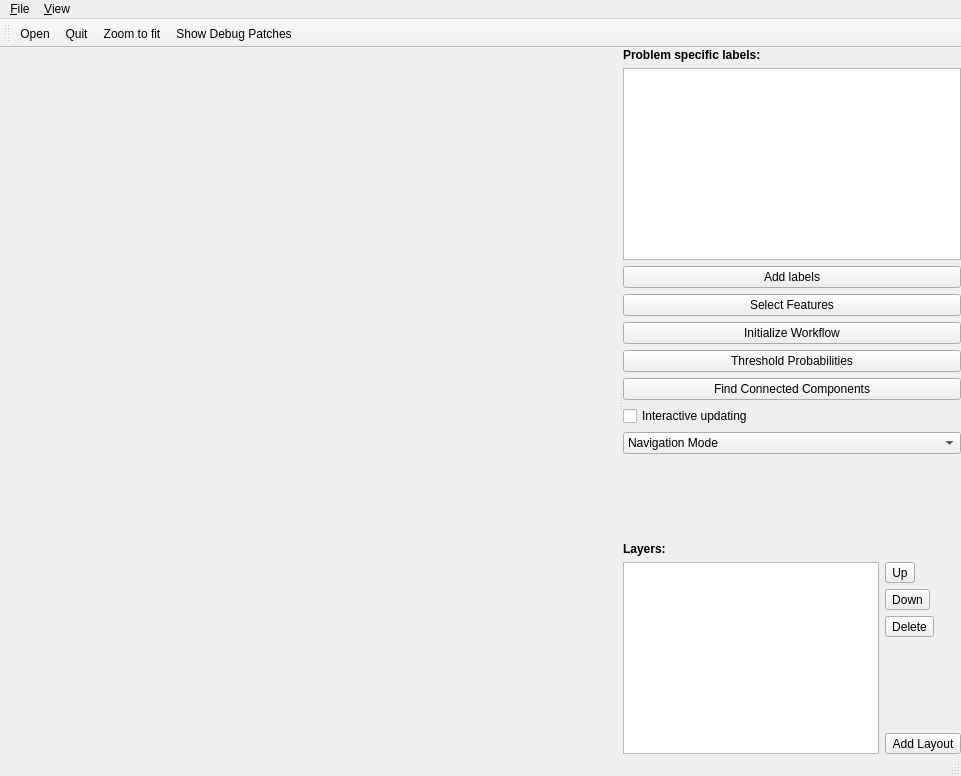
<?xml version="1.0" encoding="UTF-8"?>
<ui version="4.0">
 <class>ClassificationWorkflowWindow</class>
 <widget class="QMainWindow" name="ClassificationWorkflowWindow">
  <property name="geometry">
   <rect>
    <x>0</x>
    <y>0</y>
    <width>961</width>
    <height>776</height>
   </rect>
  </property>
  <property name="windowTitle">
   <string>Ilastik Classification Workflow</string>
  </property>
  <widget class="QWidget" name="centralwidget">
   <layout class="QVBoxLayout" name="verticalLayout_3">
    <property name="margin">
     <number>0</number>
    </property>
    <item>
     <widget class="QSplitter" name="splitter">
      <property name="orientation">
       <enum>Qt::Horizontal</enum>
      </property>
      <widget class="VolumeEditorWidget" name="volumeEditorWidget" native="true">
       <property name="sizePolicy">
        <sizepolicy hsizetype="Expanding" vsizetype="Expanding">
         <horstretch>99</horstretch>
         <verstretch>0</verstretch>
        </sizepolicy>
       </property>
      </widget>
      <widget class="QWidget" name="widget" native="true">
       <property name="sizePolicy">
        <sizepolicy hsizetype="Minimum" vsizetype="Minimum">
         <horstretch>0</horstretch>
         <verstretch>0</verstretch>
        </sizepolicy>
       </property>
       <layout class="QVBoxLayout" name="verticalLayout_2">
        <item>
         <widget class="QLabel" name="label">
          <property name="text">
           <string>&lt;b&gt;Problem specific labels:&lt;/b&gt;</string>
          </property>
         </widget>
        </item>
        <item>
         <widget class="LabelListView" name="labelListView">
          <property name="sizePolicy">
           <sizepolicy hsizetype="Minimum" vsizetype="Preferred">
            <horstretch>0</horstretch>
            <verstretch>0</verstretch>
           </sizepolicy>
          </property>
         </widget>
        </item>
        <item>
         <widget class="QPushButton" name="AddLabelButton">
          <property name="styleSheet">
           <string notr="true"/>
          </property>
          <property name="text">
           <string>Add labels</string>
          </property>
         </widget>
        </item>
        <item>
         <widget class="QPushButton" name="SelectFeaturesButton">
          <property name="sizePolicy">
           <sizepolicy hsizetype="Minimum" vsizetype="Fixed">
            <horstretch>0</horstretch>
            <verstretch>0</verstretch>
           </sizepolicy>
          </property>
          <property name="text">
           <string>Select Features</string>
          </property>
         </widget>
        </item>
        <item>
         <widget class="QPushButton" name="StartClassificationButton">
          <property name="sizePolicy">
           <sizepolicy hsizetype="Minimum" vsizetype="Fixed">
            <horstretch>0</horstretch>
            <verstretch>0</verstretch>
           </sizepolicy>
          </property>
          <property name="text">
           <string>Initialize Workflow</string>
          </property>
         </widget>
        </item>
        <item>
         <widget class="QPushButton" name="AddThresholdButton">
          <property name="text">
           <string>Threshold Probabilities</string>
          </property>
         </widget>
        </item>
        <item>
         <widget class="QPushButton" name="CCButton">
          <property name="text">
           <string>Find Connected Components</string>
          </property>
         </widget>
        </item>
        <item>
         <widget class="QCheckBox" name="checkInteractive">
          <property name="enabled">
           <bool>true</bool>
          </property>
          <property name="text">
           <string>Interactive updating</string>
          </property>
         </widget>
        </item>
        <item>
         <widget class="QComboBox" name="interactionComboBox">
          <property name="maxVisibleItems">
           <number>10</number>
          </property>
          <item>
           <property name="text">
            <string>Navigation Mode</string>
           </property>
          </item>
          <item>
           <property name="text">
            <string>Brushing Mode</string>
           </property>
          </item>
         </widget>
        </item>
        <item>
         <spacer name="verticalSpacer_2">
          <property name="orientation">
           <enum>Qt::Vertical</enum>
          </property>
          <property name="sizeHint" stdset="0">
           <size>
            <width>20</width>
            <height>10</height>
           </size>
          </property>
         </spacer>
        </item>
        <item>
         <widget class="QLabel" name="label_2">
          <property name="text">
           <string>&lt;b&gt;Layers:&lt;/b&gt;</string>
          </property>
         </widget>
        </item>
        <item>
         <widget class="QWidget" name="widget_2" native="true">
          <property name="sizePolicy">
           <sizepolicy hsizetype="Minimum" vsizetype="Preferred">
            <horstretch>0</horstretch>
            <verstretch>0</verstretch>
           </sizepolicy>
          </property>
          <layout class="QHBoxLayout" name="horizontalLayout">
           <property name="margin">
            <number>0</number>
           </property>
           <item>
            <widget class="LayerWidget" name="layerWidget">
             <property name="sizePolicy">
              <sizepolicy hsizetype="Expanding" vsizetype="Expanding">
               <horstretch>0</horstretch>
               <verstretch>0</verstretch>
              </sizepolicy>
             </property>
            </widget>
           </item>
           <item>
            <widget class="QWidget" name="widget_3" native="true">
             <layout class="QVBoxLayout" name="verticalLayout">
              <property name="margin">
               <number>0</number>
              </property>
              <item>
               <widget class="QToolButton" name="UpButton">
                <property name="toolTip">
                 <string>move layer up</string>
                </property>
                <property name="text">
                 <string>Up</string>
                </property>
                <property name="icon">
                 <iconset>
                  <normaloff>../icons/go-up.png</normaloff>../icons/go-up.png</iconset>
                </property>
               </widget>
              </item>
              <item>
               <widget class="QToolButton" name="DownButton">
                <property name="toolTip">
                 <string>move layer down</string>
                </property>
                <property name="text">
                 <string>Down</string>
                </property>
                <property name="icon">
                 <iconset>
                  <normaloff>../icons/go-down.png</normaloff>../icons/go-down.png</iconset>
                </property>
               </widget>
              </item>
              <item>
               <widget class="QToolButton" name="DeleteButton">
                <property name="toolTip">
                 <string>delete layer</string>
                </property>
                <property name="text">
                 <string>Delete</string>
                </property>
                <property name="icon">
                 <iconset>
                  <normaloff>../icons/list-remove.png</normaloff>../icons/list-remove.png</iconset>
                </property>
               </widget>
              </item>
              <item>
               <spacer name="verticalSpacer">
                <property name="orientation">
                 <enum>Qt::Vertical</enum>
                </property>
                <property name="sizeHint" stdset="0">
                 <size>
                  <width>20</width>
                  <height>40</height>
                 </size>
                </property>
               </spacer>
              </item>
              <item>
               <widget class="QToolButton" name="AddLayOutButton">
                <property name="toolTip">
                 <string>add new layer</string>
                </property>
                <property name="text">
                 <string>Add Layout</string>
                </property>
                <property name="icon">
                 <iconset>
                  <normaloff>../icons/list-add.png</normaloff>../icons/list-add.png</iconset>
                </property>
               </widget>
              </item>
             </layout>
            </widget>
           </item>
          </layout>
         </widget>
        </item>
       </layout>
      </widget>
     </widget>
    </item>
   </layout>
  </widget>
  <widget class="QMenuBar" name="menubar">
   <property name="geometry">
    <rect>
     <x>0</x>
     <y>0</y>
     <width>961</width>
     <height>21</height>
    </rect>
   </property>
   <widget class="QMenu" name="menuFile">
    <property name="title">
     <string>&amp;File</string>
    </property>
    <addaction name="actionOpen"/>
    <addaction name="actionQuit"/>
   </widget>
   <widget class="QMenu" name="menuView">
    <property name="title">
     <string>&amp;View</string>
    </property>
    <addaction name="actionFitToScreen"/>
    <addaction name="actionToggleAllHuds"/>
    <addaction name="actionCenterAllImages"/>
    <addaction name="actionShowDebugPatches"/>
    <addaction name="separator"/>
    <addaction name="actionOnly_for_current_view"/>
    <addaction name="actionFitImage"/>
    <addaction name="actionToggleSelectedHud"/>
    <addaction name="actionCenterImage"/>
    <addaction name="actionReset_zoom"/>
    <addaction name="actionRubberBandZoom"/>
   </widget>
   <addaction name="menuFile"/>
   <addaction name="menuView"/>
  </widget>
  <widget class="QStatusBar" name="statusbar"/>
  <widget class="QToolBar" name="toolBar">
   <property name="windowTitle">
    <string>toolBar</string>
   </property>
   <attribute name="toolBarArea">
    <enum>TopToolBarArea</enum>
   </attribute>
   <attribute name="toolBarBreak">
    <bool>false</bool>
   </attribute>
   <addaction name="actionOpen"/>
   <addaction name="actionQuit"/>
   <addaction name="actionFitToScreen"/>
   <addaction name="actionShowDebugPatches"/>
  </widget>
  <action name="actionOpen">
   <property name="icon">
    <iconset>
     <normaloff>../icons/document-open.png</normaloff>../icons/document-open.png</iconset>
   </property>
   <property name="text">
    <string>&amp;Open</string>
   </property>
   <property name="iconVisibleInMenu">
    <bool>true</bool>
   </property>
  </action>
  <action name="actionFitToScreen">
   <property name="icon">
    <iconset>
     <normaloff>../icons/view-fullscreen.png</normaloff>../icons/view-fullscreen.png</iconset>
   </property>
   <property name="text">
    <string>&amp;Zoom to &amp;fit</string>
   </property>
   <property name="toolTip">
    <string>Fit all</string>
   </property>
   <property name="iconVisibleInMenu">
    <bool>true</bool>
   </property>
  </action>
  <action name="actionQuit">
   <property name="icon">
    <iconset>
     <normaloff>../icons/process-stop.png</normaloff>../icons/process-stop.png</iconset>
   </property>
   <property name="text">
    <string>&amp;Quit</string>
   </property>
   <property name="iconVisibleInMenu">
    <bool>true</bool>
   </property>
  </action>
  <action name="actionShowDebugPatches">
   <property name="checkable">
    <bool>true</bool>
   </property>
   <property name="text">
    <string>&amp;Show Debug Patches</string>
   </property>
   <property name="shortcut">
    <string>Ctrl+D</string>
   </property>
   <property name="iconVisibleInMenu">
    <bool>false</bool>
   </property>
  </action>
  <action name="actionToggleAllHuds">
   <property name="text">
    <string>Toggle huds</string>
   </property>
   <property name="toolTip">
    <string>Hide or show all huds</string>
   </property>
  </action>
  <action name="actionOnly_for_current_view">
   <property name="enabled">
    <bool>true</bool>
   </property>
   <property name="text">
    <string>Only for selected view</string>
   </property>
   <property name="font">
    <font>
     <weight>75</weight>
     <italic>true</italic>
     <bold>true</bold>
    </font>
   </property>
   <property name="iconVisibleInMenu">
    <bool>true</bool>
   </property>
  </action>
  <action name="actionFor_all_axis">
   <property name="enabled">
    <bool>false</bool>
   </property>
   <property name="text">
    <string>For all axis</string>
   </property>
   <property name="font">
    <font>
     <weight>75</weight>
     <italic>true</italic>
     <bold>true</bold>
     <strikeout>false</strikeout>
    </font>
   </property>
   <property name="menuRole">
    <enum>QAction::TextHeuristicRole</enum>
   </property>
  </action>
  <action name="actionToggleSelectedHud">
   <property name="text">
    <string>Toggle hud</string>
   </property>
   <property name="toolTip">
    <string>toggle selected hud</string>
   </property>
   <property name="shortcut">
    <string>H</string>
   </property>
   <property name="shortcutContext">
    <enum>Qt::WidgetShortcut</enum>
   </property>
  </action>
  <action name="actionCenterAllImages">
   <property name="text">
    <string>Center Images</string>
   </property>
  </action>
  <action name="actionCenterImage">
   <property name="text">
    <string>Center Image</string>
   </property>
   <property name="shortcut">
    <string>C</string>
   </property>
   <property name="shortcutContext">
    <enum>Qt::WidgetShortcut</enum>
   </property>
  </action>
  <action name="actionFitImage">
   <property name="text">
    <string>Fit image</string>
   </property>
   <property name="toolTip">
    <string>fit image into view</string>
   </property>
   <property name="shortcut">
    <string>F</string>
   </property>
   <property name="shortcutContext">
    <enum>Qt::ApplicationShortcut</enum>
   </property>
  </action>
  <action name="actionReset_zoom">
   <property name="text">
    <string>Reset zoom</string>
   </property>
   <property name="toolTip">
    <string>reset zoom</string>
   </property>
   <property name="shortcut">
    <string>W</string>
   </property>
  </action>
  <action name="actionRubberBandZoom">
   <property name="text">
    <string>Rubber band zoom</string>
   </property>
   <property name="toolTip">
    <string>Zoom selected area</string>
   </property>
   <property name="shortcut">
    <string>R</string>
   </property>
  </action>
 </widget>
 <customwidgets>
  <customwidget>
   <class>LabelListView</class>
   <extends>QTableView</extends>
   <header>labelListView</header>
  </customwidget>
  <customwidget>
   <class>LayerWidget</class>
   <extends>QListView</extends>
   <header>volumina.widgets.layerwidget</header>
  </customwidget>
  <customwidget>
   <class>VolumeEditorWidget</class>
   <extends>QWidget</extends>
   <header>volumina.volumeEditorWidget</header>
  </customwidget>
 </customwidgets>
 <resources/>
 <connections/>
</ui>
